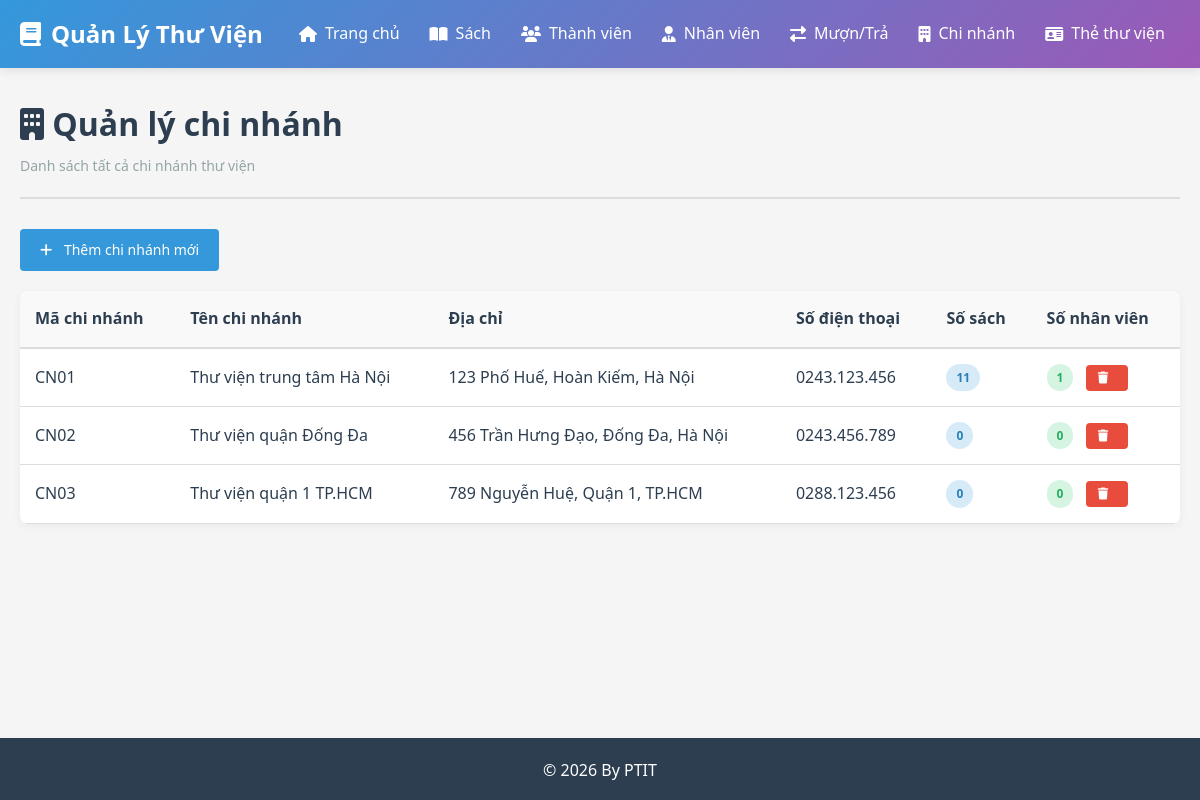
Page /chi-nhanh on the earlier database version.
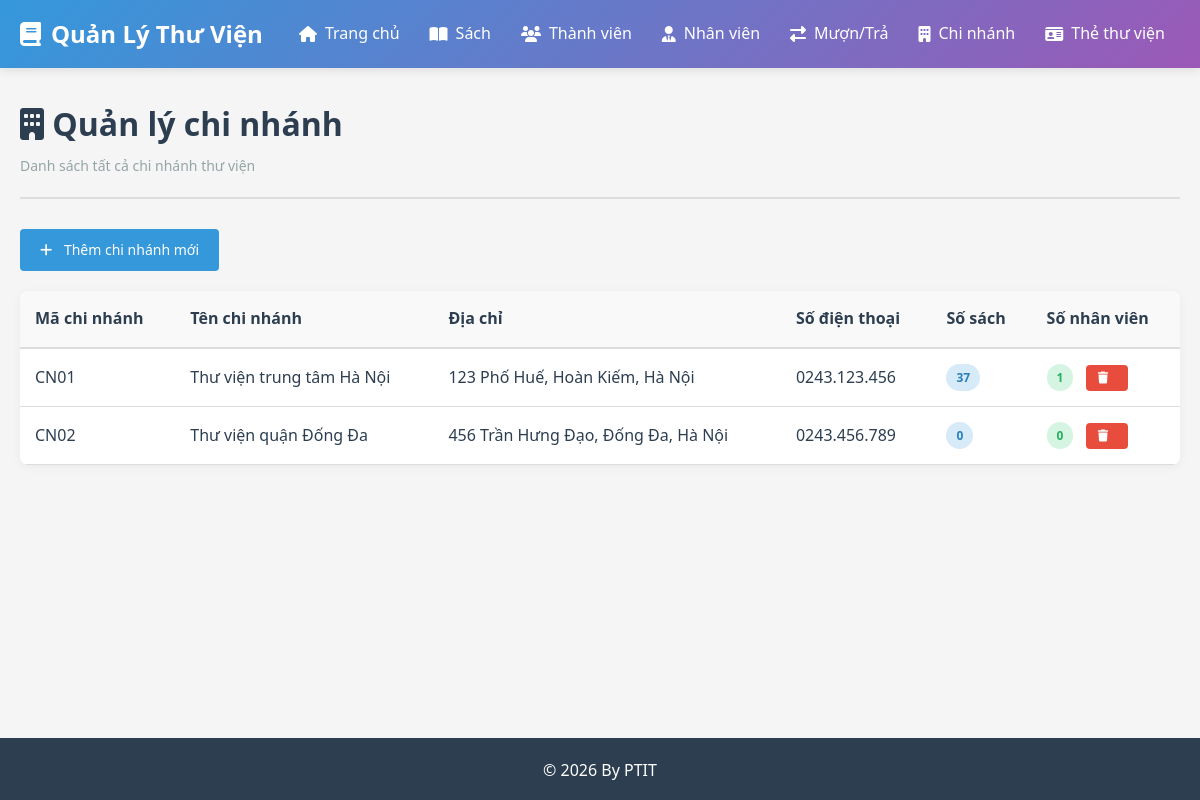
Same page on the later database version.
### app/models/__init__.py (models this page shows, shortened)
class ChiNhanh(db.Model):
    __tablename__ = 'chi_nhanh'
    ma_chi_nhanh = db.Column(db.String(10), primary_key=True)
    ten_chi_nhanh = db.Column(db.String(150), nullable=False)
    dia_chi = db.Column(db.String(255))
    sdt = db.Column(db.String(15))
    ban_sao = db.relationship('BanSao', backref='chi_nhanh', lazy=True, cascade='all, delete-orphan')
    nhan_vien = db.relationship('NhanVien', backref='chi_nhanh', lazy=True, cascade='all, delete-orphan')

### app/routes/__init__.py (the view)
@bp.route('/chi-nhanh')
def danh_sach_chi_nhanh():
    chi_nhanh = db.session.query(ChiNhanh).all()
    return render_template('chi_nhanh/danh_sach.html', chi_nhanh=chi_nhanh)

### app/templates/chi_nhanh/danh_sach.html (shortened to what this page needs)
{% extends "base.html" %}
{% block content %}
<div class="page-header">
    <h1><i class="fas fa-building"></i> Quản lý chi nhánh</h1>
    <p>Danh sách tất cả chi nhánh thư viện</p>
</div>
<div class="toolbar">
    <a href="{{ url_for('main.them_chi_nhanh') }}" class="btn btn-primary">
        <i class="fas fa-plus"></i> Thêm chi nhánh mới
    </a>
</div>
<div class="table-responsive">
    <table class="table">
        <thead>
            <tr>
                <th>Mã chi nhánh</th>
                <th>Tên chi nhánh</th>
                <th>Địa chỉ</th>
                <th>Số điện thoại</th>
                <th>Số sách</th>
                <th>Số nhân viên</th>
            </tr>
        </thead>
        <tbody>
            {% for cn in chi_nhanh %}
            <tr>
                <td>{{ cn.ma_chi_nhanh }}</td>
                <td>{{ cn.ten_chi_nhanh }}</td>
                <td>{{ cn.dia_chi or 'N/A' }}</td>
                <td>{{ cn.sdt or 'N/A' }}</td>
                <td><span class="badge badge-info">{{ cn.ban_sao|length }}</span></td>
                <td>
                    <span class="badge badge-success">{{ cn.nhan_vien|length }}</span>
                    <form method="POST" action="{{ url_for('main.xoa_chi_nhanh', ma_chi_nhanh=cn.ma_chi_nhanh) }}" style="display:inline-block; margin-left:8px;" onsubmit="return confirm('Bạn có chắc muốn xóa chi nhánh này?');">
                        <button class="btn btn-sm btn-danger" type="submit"><i class="fas fa-trash"></i></button>
                    </form>
                </td>
            </tr>
            {% else %}
            <tr>
                <td colspan="6" class="text-center">Không có chi nhánh nào</td>
            </tr>
            {% endfor %}
        </tbody>
    </table>
</div>
{% endblock %}

Differences in the rows shown:
removed ChiNhanh: ma_chi_nhanh "CN03", ten_chi_nhanh "Thư viện quận 1 TP.HCM", dia_chi "789 Nguyễn Huệ, Quận 1, TP.HCM", sdt "0288.123.456", ban_sao|length "0", nhan_vien|length "0"
computed for ChiNhanh "CN01": ban_sao|length "11" → "37"
